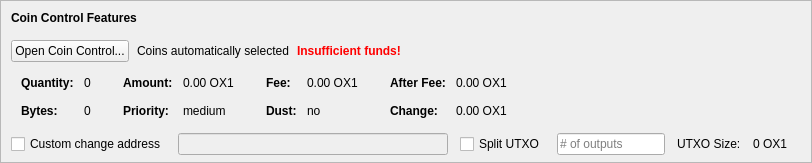
    <widget class="QFrame" name="frameCoinControl">
     <property name="sizePolicy">
      <sizepolicy hsizetype="Expanding" vsizetype="Expanding">
       <horstretch>0</horstretch>
       <verstretch>0</verstretch>
      </sizepolicy>
     </property>
     <property name="maximumSize">
      <size>
       <width>16777215</width>
       <height>16777215</height>
      </size>
     </property>
     <property name="frameShape">
      <enum>QFrame::StyledPanel</enum>
     </property>
     <property name="frameShadow">
      <enum>QFrame::Sunken</enum>
     </property>
     <layout class="QVBoxLayout" name="verticalLayoutCoinControl2">
      <property name="spacing">
       <number>0</number>
      </property>
      <property name="leftMargin">
       <number>0</number>
      </property>
      <property name="topMargin">
       <number>0</number>
      </property>
      <property name="rightMargin">
       <number>0</number>
      </property>
      <property name="bottomMargin">
       <number>6</number>
      </property>
      <item>
       <layout class="QVBoxLayout" name="verticalLayoutCoinControl" stretch="0,0,0,0,1">
        <property name="spacing">
         <number>0</number>
        </property>
        <property name="leftMargin">
         <number>10</number>
        </property>
        <property name="topMargin">
         <number>10</number>
        </property>
        <item>
         <layout class="QHBoxLayout" name="horizontalLayoutCoinControl1">
          <property name="bottomMargin">
           <number>15</number>
          </property>
          <item>
           <widget class="QLabel" name="labelCoinControlFeatures">
            <property name="sizePolicy">
             <sizepolicy hsizetype="Preferred" vsizetype="Maximum">
              <horstretch>0</horstretch>
              <verstretch>0</verstretch>
             </sizepolicy>
            </property>
            <property name="font">
             <font>
              <weight>75</weight>
              <bold>true</bold>
             </font>
            </property>
            <property name="styleSheet">
             <string notr="true">font-weight:bold;</string>
            </property>
            <property name="text">
             <string>Coin Control Features</string>
            </property>
           </widget>
          </item>
         </layout>
        </item>
        <item>
         <layout class="QHBoxLayout" name="horizontalLayoutCoinControl2" stretch="0,0,0,0">
          <property name="spacing">
           <number>8</number>
          </property>
          <property name="bottomMargin">
           <number>10</number>
          </property>
          <item>
           <widget class="QPushButton" name="pushButtonCoinControl">
            <property name="styleSheet">
             <string notr="true"/>
            </property>
            <property name="text">
             <string>Open Coin Control...</string>
            </property>
            <property name="autoDefault">
             <bool>false</bool>
            </property>
           </widget>
          </item>
          <item>
           <widget class="QLabel" name="labelCoinControlAutomaticallySelected">
            <property name="text">
             <string>Coins automatically selected</string>
            </property>
            <property name="margin">
             <number>5</number>
            </property>
           </widget>
          </item>
          <item>
           <widget class="QLabel" name="labelCoinControlInsuffFunds">
            <property name="font">
             <font>
              <weight>75</weight>
              <bold>true</bold>
             </font>
            </property>
            <property name="styleSheet">
             <string notr="true">color:red;font-weight:bold;</string>
            </property>
            <property name="text">
             <string>Insufficient funds!</string>
            </property>
            <property name="margin">
             <number>5</number>
            </property>
           </widget>
          </item>
          <item>
           <spacer name="horizontalSpacerCoinControl">
            <property name="orientation">
             <enum>Qt::Horizontal</enum>
            </property>
            <property name="sizeHint" stdset="0">
             <size>
              <width>40</width>
              <height>1</height>
             </size>
            </property>
           </spacer>
          </item>
         </layout>
        </item>
        <item>
         <widget class="QWidget" name="widgetCoinControl" native="true">
          <property name="sizePolicy">
           <sizepolicy hsizetype="Preferred" vsizetype="Preferred">
            <horstretch>0</horstretch>
            <verstretch>0</verstretch>
           </sizepolicy>
          </property>
          <property name="minimumSize">
           <size>
            <width>0</width>
            <height>0</height>
           </size>
          </property>
          <property name="styleSheet">
           <string notr="true"/>
          </property>
          <layout class="QHBoxLayout" name="horizontalLayoutCoinControl5">
           <property name="leftMargin">
            <number>0</number>
           </property>
           <property name="topMargin">
            <number>0</number>
           </property>
           <property name="rightMargin">
            <number>0</number>
           </property>
           <property name="bottomMargin">
            <number>0</number>
           </property>
           <item>
            <layout class="QHBoxLayout" name="horizontalLayoutCoinControl3" stretch="0,0,0,1">
             <property name="spacing">
              <number>20</number>
             </property>
             <property name="topMargin">
              <number>0</number>
             </property>
             <property name="bottomMargin">
              <number>10</number>
             </property>
             <item>
              <layout class="QFormLayout" name="formLayoutCoinControl1">
               <property name="horizontalSpacing">
                <number>10</number>
               </property>
               <property name="verticalSpacing">
                <number>14</number>
               </property>
               <property name="leftMargin">
                <number>10</number>
               </property>
               <property name="topMargin">
                <number>4</number>
               </property>
               <property name="rightMargin">
                <number>6</number>
               </property>
               <item row="0" column="0">
                <widget class="QLabel" name="labelCoinControlQuantityText">
                 <property name="font">
                  <font>
                   <weight>75</weight>
                   <bold>true</bold>
                  </font>
                 </property>
                 <property name="text">
                  <string>Quantity:</string>
                 </property>
                 <property name="margin">
                  <number>0</number>
                 </property>
                </widget>
               </item>
               <item row="0" column="1">
                <widget class="QLabel" name="labelCoinControlQuantity">
                 <property name="cursor">
                  <cursorShape>IBeamCursor</cursorShape>
                 </property>
                 <property name="contextMenuPolicy">
                  <enum>Qt::ActionsContextMenu</enum>
                 </property>
                 <property name="text">
                  <string notr="true">0</string>
                 </property>
                 <property name="margin">
                  <number>0</number>
                 </property>
                 <property name="textInteractionFlags">
                  <set>Qt::LinksAccessibleByMouse|Qt::TextSelectableByKeyboard|Qt::TextSelectableByMouse</set>
                 </property>
                </widget>
               </item>
               <item row="1" column="0">
                <widget class="QLabel" name="labelCoinControlBytesText">
                 <property name="font">
                  <font>
                   <weight>75</weight>
                   <bold>true</bold>
                  </font>
                 </property>
                 <property name="text">
                  <string>Bytes:</string>
                 </property>
                </widget>
               </item>
               <item row="1" column="1">
                <widget class="QLabel" name="labelCoinControlBytes">
                 <property name="cursor">
                  <cursorShape>IBeamCursor</cursorShape>
                 </property>
                 <property name="contextMenuPolicy">
                  <enum>Qt::ActionsContextMenu</enum>
                 </property>
                 <property name="text">
                  <string notr="true">0</string>
                 </property>
                 <property name="textInteractionFlags">
                  <set>Qt::LinksAccessibleByMouse|Qt::TextSelectableByKeyboard|Qt::TextSelectableByMouse</set>
                 </property>
                </widget>
               </item>
              </layout>
             </item>
             <item>
              <layout class="QFormLayout" name="formLayoutCoinControl2">
               <property name="horizontalSpacing">
                <number>10</number>
               </property>
               <property name="verticalSpacing">
                <number>14</number>
               </property>
               <property name="leftMargin">
                <number>6</number>
               </property>
               <property name="topMargin">
                <number>4</number>
               </property>
               <property name="rightMargin">
                <number>6</number>
               </property>
               <item row="0" column="0">
                <widget class="QLabel" name="labelCoinControlAmountText">
                 <property name="font">
                  <font>
                   <weight>75</weight>
                   <bold>true</bold>
                  </font>
                 </property>
                 <property name="text">
                  <string>Amount:</string>
                 </property>
                 <property name="margin">
                  <number>0</number>
                 </property>
                </widget>
               </item>
               <item row="0" column="1">
                <widget class="QLabel" name="labelCoinControlAmount">
                 <property name="cursor">
                  <cursorShape>IBeamCursor</cursorShape>
                 </property>
                 <property name="contextMenuPolicy">
                  <enum>Qt::ActionsContextMenu</enum>
                 </property>
                 <property name="text">
                  <string notr="true">0.00 OX1</string>
                 </property>
                 <property name="textInteractionFlags">
                  <set>Qt::LinksAccessibleByMouse|Qt::TextSelectableByKeyboard|Qt::TextSelectableByMouse</set>
                 </property>
                </widget>
               </item>
               <item row="1" column="0">
                <widget class="QLabel" name="labelCoinControlPriorityText">
                 <property name="font">
                  <font>
                   <weight>75</weight>
                   <bold>true</bold>
                  </font>
                 </property>
                 <property name="text">
                  <string>Priority:</string>
                 </property>
                </widget>
               </item>
               <item row="1" column="1">
                <widget class="QLabel" name="labelCoinControlPriority">
                 <property name="cursor">
                  <cursorShape>IBeamCursor</cursorShape>
                 </property>
                 <property name="contextMenuPolicy">
                  <enum>Qt::ActionsContextMenu</enum>
                 </property>
                 <property name="text">
                  <string>medium</string>
                 </property>
                 <property name="textInteractionFlags">
                  <set>Qt::LinksAccessibleByMouse|Qt::TextSelectableByKeyboard|Qt::TextSelectableByMouse</set>
                 </property>
                </widget>
               </item>
              </layout>
             </item>
             <item>
              <layout class="QFormLayout" name="formLayoutCoinControl3">
               <property name="horizontalSpacing">
                <number>10</number>
               </property>
               <property name="verticalSpacing">
                <number>14</number>
               </property>
               <property name="leftMargin">
                <number>6</number>
               </property>
               <property name="topMargin">
                <number>4</number>
               </property>
               <property name="rightMargin">
                <number>6</number>
               </property>
               <item row="0" column="0">
                <widget class="QLabel" name="labelCoinControlFeeText">
                 <property name="font">
                  <font>
                   <weight>75</weight>
                   <bold>true</bold>
                  </font>
                 </property>
                 <property name="text">
                  <string>Fee:</string>
                 </property>
                 <property name="margin">
                  <number>0</number>
                 </property>
                </widget>
               </item>
               <item row="0" column="1">
                <widget class="QLabel" name="labelCoinControlFee">
                 <property name="cursor">
                  <cursorShape>IBeamCursor</cursorShape>
                 </property>
                 <property name="contextMenuPolicy">
                  <enum>Qt::ActionsContextMenu</enum>
                 </property>
                 <property name="text">
                  <string notr="true">0.00 OX1</string>
                 </property>
                 <property name="textInteractionFlags">
                  <set>Qt::LinksAccessibleByMouse|Qt::TextSelectableByKeyboard|Qt::TextSelectableByMouse</set>
                 </property>
                </widget>
               </item>
               <item row="1" column="0">
                <widget class="QLabel" name="labelCoinControlLowOutputText">
                 <property name="font">
                  <font>
                   <weight>75</weight>
                   <bold>true</bold>
                  </font>
                 </property>
                 <property name="text">
                  <string>Dust:</string>
                 </property>
                </widget>
               </item>
               <item row="1" column="1">
                <widget class="QLabel" name="labelCoinControlLowOutput">
                 <property name="cursor">
                  <cursorShape>IBeamCursor</cursorShape>
                 </property>
                 <property name="contextMenuPolicy">
                  <enum>Qt::ActionsContextMenu</enum>
                 </property>
                 <property name="text">
                  <string>no</string>
                 </property>
                 <property name="textInteractionFlags">
                  <set>Qt::LinksAccessibleByMouse|Qt::TextSelectableByKeyboard|Qt::TextSelectableByMouse</set>
                 </property>
                </widget>
               </item>
              </layout>
             </item>
             <item>
              <layout class="QFormLayout" name="formLayoutCoinControl4">
               <property name="horizontalSpacing">
                <number>10</number>
               </property>
               <property name="verticalSpacing">
                <number>14</number>
               </property>
               <property name="leftMargin">
                <number>6</number>
               </property>
               <property name="topMargin">
                <number>4</number>
               </property>
               <property name="rightMargin">
                <number>6</number>
               </property>
               <item row="0" column="0">
                <widget class="QLabel" name="labelCoinControlAfterFeeText">
                 <property name="font">
                  <font>
                   <weight>75</weight>
                   <bold>true</bold>
                  </font>
                 </property>
                 <property name="text">
                  <string>After Fee:</string>
                 </property>
                 <property name="margin">
                  <number>0</number>
                 </property>
                </widget>
               </item>
               <item row="0" column="1">
                <widget class="QLabel" name="labelCoinControlAfterFee">
                 <property name="cursor">
                  <cursorShape>IBeamCursor</cursorShape>
                 </property>
                 <property name="contextMenuPolicy">
                  <enum>Qt::ActionsContextMenu</enum>
                 </property>
                 <property name="text">
                  <string notr="true">0.00 OX1</string>
                 </property>
                 <property name="textInteractionFlags">
                  <set>Qt::LinksAccessibleByMouse|Qt::TextSelectableByKeyboard|Qt::TextSelectableByMouse</set>
                 </property>
                </widget>
               </item>
               <item row="1" column="0">
                <widget class="QLabel" name="labelCoinControlChangeText">
                 <property name="font">
                  <font>
                   <weight>75</weight>
                   <bold>true</bold>
                  </font>
                 </property>
                 <property name="text">
                  <string>Change:</string>
                 </property>
                </widget>
               </item>
               <item row="1" column="1">
                <widget class="QLabel" name="labelCoinControlChange">
                 <property name="cursor">
                  <cursorShape>IBeamCursor</cursorShape>
                 </property>
                 <property name="contextMenuPolicy">
                  <enum>Qt::ActionsContextMenu</enum>
                 </property>
                 <property name="text">
                  <string notr="true">0.00 OX1</string>
                 </property>
                 <property name="textInteractionFlags">
                  <set>Qt::LinksAccessibleByMouse|Qt::TextSelectableByKeyboard|Qt::TextSelectableByMouse</set>
                 </property>
                </widget>
               </item>
              </layout>
             </item>
            </layout>
           </item>
          </layout>
         </widget>
        </item>
        <item>
         <layout class="QHBoxLayout" name="horizontalLayoutCoinControl4" stretch="0,0,0,0,0,0,0">
          <property name="spacing">
           <number>12</number>
          </property>
          <property name="sizeConstraint">
           <enum>QLayout::SetDefaultConstraint</enum>
          </property>
          <property name="topMargin">
           <number>5</number>
          </property>
          <property name="rightMargin">
           <number>5</number>
          </property>
          <item>
           <widget class="QCheckBox" name="checkBoxCoinControlChange">
            <property name="toolTip">
             <string>If this is activated, but the change address is empty or invalid, change will be sent to a newly generated address.</string>
            </property>
            <property name="text">
             <string>Custom change address</string>
            </property>
           </widget>
          </item>
          <item>
           <widget class="QValidatedLineEdit" name="lineEditCoinControlChange">
            <property name="enabled">
             <bool>false</bool>
            </property>
            <property name="sizePolicy">
             <sizepolicy hsizetype="Expanding" vsizetype="Fixed">
              <horstretch>0</horstretch>
              <verstretch>0</verstretch>
             </sizepolicy>
            </property>
           </widget>
          </item>
          <item>
           <widget class="QCheckBox" name="splitBlockCheckBox">
            <property name="text">
             <string>Split UTXO</string>
            </property>
           </widget>
          </item>
          <item>
           <widget class="QLineEdit" name="splitBlockLineEdit">
            <property name="sizePolicy">
             <sizepolicy hsizetype="Fixed" vsizetype="Fixed">
              <horstretch>50</horstretch>
              <verstretch>0</verstretch>
             </sizepolicy>
            </property>
            <property name="placeholderText">
             <string># of outputs</string>
            </property>
           </widget>
          </item>
          <item>
           <widget class="QLabel" name="labelBlockSizeText">
            <property name="text">
             <string>UTXO Size:</string>
            </property>
           </widget>
          </item>
          <item>
           <widget class="QLabel" name="labelBlockSize">
            <property name="text">
             <string>0 OX1</string>
            </property>
           </widget>
          </item>
          <item>
           <widget class="QLabel" name="labelCoinControlChangeLabel">
            <property name="sizePolicy">
             <sizepolicy hsizetype="Preferred" vsizetype="Expanding">
              <horstretch>0</horstretch>
              <verstretch>0</verstretch>
             </sizepolicy>
            </property>
            <property name="minimumSize">
             <size>
              <width>0</width>
              <height>0</height>
             </size>
            </property>
            <property name="text">
             <string/>
            </property>
            <property name="margin">
             <number>3</number>
            </property>
           </widget>
          </item>
         </layout>
        </item>
        <item>
         <spacer name="verticalSpacerCoinControl">
          <property name="orientation">
           <enum>Qt::Vertical</enum>
          </property>
          <property name="sizeHint" stdset="0">
           <size>
            <width>800</width>
            <height>1</height>
           </size>
          </property>
         </spacer>
        </item>
       </layout>
      </item>
     </layout>
    </widget>
